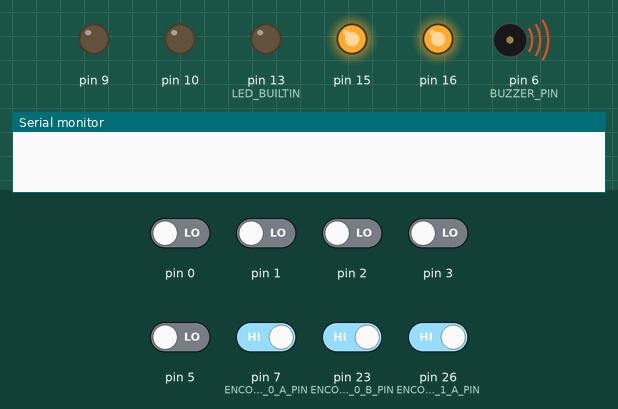
A sketch run on a simulated Arduino Mega 2560, built with avr-gcc and run on an emulated ATmega2560. Parts: output pins drawn as LEDs (lit = HIGH), buzzer (waves = sounding), the last lines printed to the serial monitor. The inputs (shaded band) are chosen by the test bench; at power-on: pin 7 (ENCODER_0_A_PIN), pin 23 (ENCODER_0_B_PIN), pin 26 (ENCODER_1_A_PIN) HIGH, pin 0–3, pin 5 LOW.

Above: at 0.1 s.
At 5.3 s:
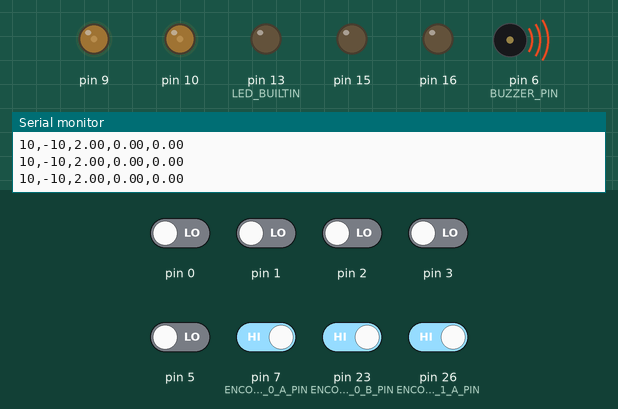
Timing chart, 0 to 40.0 s (numbered marks = the images above):
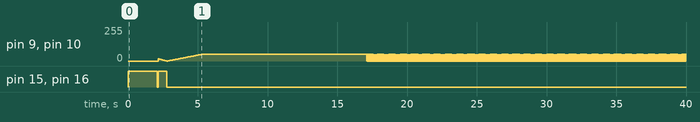

The sketch:

baselinecode.ino
```cpp
#include "Motors.h"         // Labsheet 1
#include "PID.h"            // Labsheet 1 - Advanced
#include "LineSensors.h"    // Labsheet 2
#include "Kinematics.h"     // Labsheet 4

#include "Encoders.h"     // For encoder counts

#include <Math.h>

#define BUZZER_PIN 6

//===============
//ODOMETRY DEFINITIONS
//===================

#define MAX_RESULTS 105
#define VARIABLES 5
#define STATE_RUNNING_EXPERIMENT 0
#define STATE_FINISHED_EXPERIMENT 1
#define EXPERIMENT_END_MS 15000 // 5 sec

unsigned long experiment_start;

Motors_c motors;

BumpSensors_c bumpers;

Kinematics_c pose;

PID_c right_pid;

PID_c left_pid;

////////////////PID demand and test
float demand = 0.0; // demand wheel speed

unsigned long test_ts;
# define TEST_MS 2000

// PID Scheduling
unsigned long pid_ts;
#define PID_MS 50 // Update PID every 50ms

//////////////// SPEED measurement
unsigned long right_speed_est_ts;
unsigned long left_speed_est_ts;
#define SPEED_EST_MS 10 //estimate speed every 10 ms
long last_e0 = 0;
float speed_e0 = 0;
float previous_smooth_speed_right = 1.0;

long last_e1 = 0;
float speed_e1 = 0;
float previous_smooth_speed_left = 1.0;


float alpha = 0.09;// smothening constant, a low alpha gives smoother responses, but with a bit of lag
float Kp = 30.0; // this basically gives an initial jolt to get the robot moving. this value is so high because 30 pwm is about 0.5 "speed"
float Ki = 0.1; // this pulles the pwm the rest of the way to the desired speed. this is cumulative, so don't make too high
float Kd = 0.0; // no clue what this does, not in labsheet


//============================
//GLOBAL ODOMETRY VARIABLES
//=============================

short results[MAX_RESULTS] [VARIABLES];
int results_index = 0;
int state;
unsigned long experiment_start_ts;
unsigned long record_results_ts;
unsigned long results_interval_ms;


///GLOBAL VALUES///
struct pair {
  float first, second;
};


unsigned long pose_time_stamp;

int pid_distance_threshold = 1; // threshold for rotating left and right around centre
int distance_threshold = 4; // this makes object stop at desired location
int distance_threshold_adj = 0; // this makes it target the location withought fucking up spinning. this is for close to location
float velocity_distance_threshold = 0.001; // this corrects movement pid so we dont get nan float numbers
float theta_threshold = 0.009; // was 0.3

float final_theta;

float magnet_detection_threshold = 4.0;//was 3???

int normal_speed = 30; // was


//=====================
//LED FLIPPING
//===================
bool ledState = LOW;
void setup() {


  pinMode(LED_BUILTIN, OUTPUT);
  pinMode( BUZZER_PIN, OUTPUT );


  motors.initialise();
  setupEncoder0();
  setupEncoder1();
  pose.initialise(0, 0, 0);
//
//  results_interval_ms = (EXPERIMENT_END_MS / MAX_RESULTS);
//  state = STATE_RUNNING_EXPERIMENT;

  Serial.begin(9600);
  analogWrite( BUZZER_PIN, 120 ); // on
  delay(100);
  analogWrite( BUZZER_PIN, 0 ); // off
  delay(2000);
  Serial.println(" *** READY *** ");


//  calibrate_all();

//  float radians = degree_to_radians(-30);
//  turn_to_after_calibrating(radians);


  right_pid.initialise( Kp, Ki, Kd); // kp of 50 is ok for no dampening, 300 is good for with dampening
  left_pid.initialise( Kp , Ki, Kd);

  test_ts = millis();

  right_pid.reset();
  left_pid.reset();

  right_speed_setup();
  left_speed_setup();

  experiment_start_ts = millis(); //for odometry experiment
  record_results_ts = millis();

  experiment_start = millis();
}

float degree_to_radians(float degree){
  return degree * (PI /180.0);
}

void calibrate_all(){
  unsigned long start = millis();
  unsigned long current = start;
  unsigned long previous_blink;

  while ( (current - start) < 4000) {
      //motors.setPWM(30,-30);
      unsigned long current_blink = millis();

      if ((current_blink - previous_blink) > 1000) {
        previous_blink = millis();
        flip_light();
      }

      bumpers.calibrateDigitalBumpers();
      current = millis();
  }
  motors.setPWM(0,0);
  analogWrite( BUZZER_PIN, 120 ); // on
  delay(100);
  analogWrite( BUZZER_PIN, 0 ); // off
}

void flip_light(){
  ledState = !ledState;
  digitalWrite( LED_BUILTIN, ledState);
}
//===================================
//TURNING CODE
//================================

void turn_to_after_calibrating (float target_theta) {
  unsigned long start = millis();
  unsigned long current = start;
  while ( (current - start) < 3000) {
    pose.update();
    turn_to_fixed(target_theta);
    Serial.print( pose.theta );
    Serial.print("\n");
    current = millis();
  }
  final_theta = pose.theta;
  motors.setPWM(0,0);
  analogWrite( BUZZER_PIN, 120 ); // on
  delay(100);
  analogWrite( BUZZER_PIN, 0 ); // off
}


pair pid(float desired_x, float desired_y){
  // Calculate position error
  float dx = desired_x - pose.x;
  float dy = desired_y - pose.y;

  // Calculate direction towards initial position
  float distance = sqrt(dx*dx + dy*dy);
  float V_global_x = 0.0;
  float V_global_y = 0.0;

  if (distance > pid_distance_threshold) { // Avoid division by zero
    V_global_x = dx / distance; // normalised distances
    V_global_y = dy / distance;
  }

  // Proportional gain (adjust based on testing)
  float Kp = 1.0;
  V_global_x *= Kp * distance;
  V_global_y *= Kp * distance;

  return {V_global_x, V_global_y};
}

int turn_pid(float about_x, float about_y) { // this is for turning about x and y

  pair V_global = pid( about_x, about_y);
  float V_global_x = V_global.first;
  float V_global_y = V_global.second;

  // Transform global corrective velocity to robot's frame
  float V_corrective = V_global_x * cos(pose.theta) + V_global_y * sin(pose.theta);

  int adjust = (int)V_corrective;

  return adjust;
}

void centred_right(float about_x, float about_y) { // this allows me to turn fixed about the desired location
  int base_pwm = normal_speed;
  int adjust = turn_pid( about_x,  about_y);

  // Apply correction to both motors
  int left_pwm = base_pwm + adjust;
  int right_pwm = -base_pwm + adjust;

  // Clamp PWM values to valid range (-255 to 255)
  left_pwm = constrain(left_pwm, -normal_speed, normal_speed);
  right_pwm = constrain(right_pwm, -normal_speed, normal_speed);

  motors.setPWM(left_pwm, right_pwm);
}

void centred_left(float about_x, float about_y) {
  int base_pwm = normal_speed;
  int adjust = turn_pid( about_x,  about_y);

  // Apply correction to both motors
  int left_pwm = -base_pwm + adjust;
  int right_pwm = base_pwm + adjust;

  // Clamp PWM values to valid range (-255 to 255)
  left_pwm = constrain(left_pwm, -normal_speed, normal_speed);
  right_pwm = constrain(right_pwm, -normal_speed, normal_speed);

  motors.setPWM(left_pwm, right_pwm);
}

float mod2pi(float value) { // returns a value between 0 and 2pi
    float two_pi = 2.0 * 3.14159265;
    float result = fmod(value, two_pi);
    if (result < 0) {
        result = result + two_pi;  // Ensure the result is always positive
    }
    return result;
}

float angle_from_x_y_to_xp_yp(float x, float y, float x_prime, float y_prime) {
    return atan2(y_prime - y, x_prime - x);  // Returns angle to turn to
}

void setTurn_by( float target_theta, float about_x, float about_y) { // spin fixed about x and y

  float pi = 3.14159265;

  target_theta = mod2pi( target_theta);

  float pose_theta = mod2pi( pose.theta); // current angle position mod 2*pi

  if (target_theta > pose_theta ) {
    float delta_theta = target_theta - pose_theta;
    if (delta_theta < pi) {
      //turn left
      centred_left(  about_x, about_y);
      //normal_left(); // centred instead of normal left
    }
    else {
      //turn right
      centred_right( about_x, about_y);
      //normal_right();
    }
  }
  else{
    float delta_theta = pose_theta - target_theta;
    if (delta_theta < pi) {
      //turn right
      centred_right( about_x, about_y);
      //normal_right();
    }
    else{
     //turn left /
     centred_left( about_x, about_y);
     //normal_left();
    }
  }

}

bool close_to_theta( float target_theta) { // checks if theta_target is close to pose.theta
  target_theta = mod2pi( target_theta);
  float pose_theta = mod2pi( pose.theta );
  float delta_theta = (target_theta - pose_theta);

  if ( abs( delta_theta) <= theta_threshold  ) {
    return true; // not turning because we are close enough
  }
  else {
    return false;
    }
}

void turn_to_fixed(float target_theta) {
  if ( close_to_theta( target_theta) ) {
    motors.setPWM(0,0);

  }
  else {
    // i want to initialise and fix about x and y
    setTurn_by( target_theta, 0, 0 );
  }
}

// put your main code here, to run repeatedly:
void loop() {

  forwards_constant_speed(0.2);

  if( millis() > (experiment_start_ts + 15000)){
    motors.setPWM(0,0);
    state = STATE_FINISHED_EXPERIMENT;
    }

    if(state = STATE_FINISHED_EXPERIMENT){

      }
//
//  Serial.print( final_theta );
//  Serial.print("\n");
//  pose.update();
//  float difference = bumpers.bumper_difference(); // between 0 and 1, left is 0 and right is one
//  pid_turning_and_forwards(difference, 0.2);
//  //forwards_constant_speed(0.2);
//  odometry();
}
```

Encoders.h
```cpp
/*
 *
 * This code has been completed for you and should not be changed.
 * This code will be discussed in Labsheet 4.
 *
 */

#ifndef _ENCODERS_H
#define _ENCODERS_H

#define ENCODER_0_A_PIN  7
#define ENCODER_0_B_PIN  23
#define ENCODER_1_A_PIN  26
//#define ENCODER_1_B_PIN Non-standard pin!


// Volatile Global variables used by Encoder ISR.
volatile long count_e0; // used by encoder to count the rotation
volatile byte state_e0; // used to determine quadrature state
volatile long count_e1;
volatile byte state_e1;


// This ISR handles just Encoder 1
// ISR to read the Encoder1 Channel A and B pins
// and then look up based on  transition what kind of
// rotation must have occured.
ISR( INT6_vect ) {
  // We know that the ISR is only called when a pin changes.
  // We also know only 1 pin can change at a time.
  // The XOR(AB) signal change from "Channel A" triggers ISR.

  // First, Read in the new state of the encoder pins.
  // Standard pins, so standard read functions.
  boolean e0_B = digitalRead( ENCODER_0_B_PIN ); // normal B state
  boolean e0_A = digitalRead( ENCODER_0_A_PIN ); // XOR(AB)

  // Software XOR (^) logically infers
  // the true value of A given the state of B
  e0_A = e0_A ^ e0_B;

  // Shift our (new) current readings into bit positions
  // 2 and 3 in the state variable (current state)
  // State: (bit3)  (bit2)  (bit1)   (bit0)
  // State:  new B   new A   old B   old A
  state_e0 = state_e0 | ( e0_B  << 3 );
  state_e0 = state_e0 | ( e0_A  << 2 );

  if ( state_e0 == 1 ) {
    count_e0--;
  } else if ( state_e0 == 2) {
    count_e0++;
  } else if ( state_e0 == 4) {
    count_e0++;
  } else if ( state_e0 == 7) {
    count_e0--;
  } else if ( state_e0 == 8) {
    count_e0--;
  } else if ( state_e0 == 11) {
    count_e0++;
  } else if ( state_e0 == 13) {
    count_e0++;
  } else if ( state_e0 == 14) {
    count_e0--;
  }

  // Shift the current readings (bits 3 and 2) down
  // into position 1 and 0 (to become prior readings)
  // This bumps bits 1 and 0 off to the right, "deleting"
  // them for the next ISR call.
  state_e0 = state_e0 >> 2;

}


// This ISR handles just Encoder 0
// ISR to read the Encoder0 Channel A and B pins
// and then look up based on  transition what kind of
// rotation must have occured.
ISR( PCINT0_vect ) {

  // First, Read in the new state of the encoder pins.

  // Mask for a specific pin from the port.
  // Non-standard pin, so we access the register
  // directly.
  // Reading just PINE would give us a number
  // composed of all 8 bits.  We want only bit 2.
  // B00000100 masks out all but bit 2
  // It is more portable to use the PINE2 keyword.
  boolean e1_B = PINE & (1 << PINE2);
  //boolean e1_B = PINE & B00000100;  // Does same as above.

  // Standard read from the other pin.
  boolean e1_A = digitalRead( ENCODER_1_A_PIN ); // 26 the same as A8


  e1_A = e1_A ^ e1_B;

  // Create a bitwise representation of our states
  // We do this by shifting the boolean value up by
  // the appropriate number of bits, as per our table
  // header:
  //
  // State :  (bit3)  (bit2)  (bit1)  (bit0)
  // State :  New A,  New B,  Old A,  Old B.
  state_e1 = state_e1 | ( e1_B  << 3 );
  state_e1 = state_e1 | ( e1_A  << 2 );


  // This is an inefficient way of determining
  // the direction.  However it illustrates well
  // against the lecture slides.
  if ( state_e1 == 1 ) {
    count_e1--;
  } else if ( state_e1 == 2) {
    count_e1++;
  } else if ( state_e1 == 4) {
    count_e1++;
  } else if ( state_e1 == 7) {
    count_e1--;
  } else if ( state_e1 == 8) {
    count_e1--;
  } else if ( state_e1 == 11) {
    count_e1++;
  } else if ( state_e1 == 13) {
    count_e1++;
  } else if ( state_e1 == 14) {
    count_e1--;
  }

  // Shift the current readings (bits 3 and 2) down
  // into position 1 and 0 (to become prior readings)
  // This bumps bits 1 and 0 off to the right, "deleting"
  // them for the next ISR call.
  state_e1 = state_e1 >> 2;
}


/*
   This setup routine enables interrupts for
   encoder1.  The interrupt is automatically
   triggered when one of the encoder pin changes.
   This is really convenient!  It means we don't
   have to check the encoder manually.
*/
void setupEncoder0()
{
  count_e0 = 0;

  // Setup pins for right encoder
  pinMode( ENCODER_0_A_PIN, INPUT );
  pinMode( ENCODER_0_B_PIN, INPUT );

  // initialise the recorded state of e0 encoder.
  state_e0 = 0;

  // Get initial state of encoder pins A + B
  boolean e0_A = digitalRead( ENCODER_0_A_PIN );
  boolean e0_B = digitalRead( ENCODER_0_B_PIN );
  e0_A = e0_A ^ e0_B;

  // Shift values into correct place in state.
  // Bits 1 and 0  are prior states.
  state_e0 = state_e0 | ( e0_B << 1 );
  state_e0 = state_e0 | ( e0_B << 0 );


  // Now to set up PE6 as an external interupt (INT6), which means it can
  // have its own dedicated ISR vector INT6_vector

  // Page 90, 11.1.3 External Interrupt Mask Register – EIMSK
  // Disable external interrupts for INT6 first
  // Set INT6 bit low, preserve other bits
  EIMSK = EIMSK & ~(1 << INT6);
  //EIMSK = EIMSK & B1011111; // Same as above.

  // Page 89, 11.1.2 External Interrupt Control Register B – EICRB
  // Used to set up INT6 interrupt
  EICRB |= ( 1 << ISC60 );  // using header file names, push 1 to bit ISC60
  //EICRB |= B00010000; // does same as above

  // Page 90, 11.1.4 External Interrupt Flag Register – EIFR
  // Setting a 1 in bit 6 (INTF6) clears the interrupt flag.
  EIFR |= ( 1 << INTF6 );
  //EIFR |= B01000000;  // same as above

  // Now that we have set INT6 interrupt up, we can enable
  // the interrupt to happen
  // Page 90, 11.1.3 External Interrupt Mask Register – EIMSK
  // Disable external interrupts for INT6 first
  // Set INT6 bit high, preserve other bits
  EIMSK |= ( 1 << INT6 );
  //EIMSK |= B01000000; // Same as above

}


void setupEncoder1(){

  count_e1 = 0;

  // Setting up left encoder:
  // The 3Pi board uses the pin PE2 (port E, pin 2) which is
  // very unconventional.  It doesn't have a standard
  // arduino alias (like d6, or a5, for example).
  // We set it up here with direct register access
  // Writing a 0 to a DDR sets as input
  // DDRE = Data Direction Register (Port)E
  // We want pin PE2, which means bit 2 (counting from 0)
  // PE Register bits [ 7  6  5  4  3  2  1  0 ]
  // Binary mask      [ 1  1  1  1  1  0  1  1 ]
  //
  // By performing an & here, the 0 sets low, all 1's preserve
  // any previous state.
  DDRE = DDRE & ~(1 << DDE6);
  //DDRE = DDRE & B11111011; // Same as above.

  // We need to enable the pull up resistor for the pin
  // To do this, once a pin is set to input (as above)
  // You write a 1 to the bit in the output register
  PORTE = PORTE | (1 << PORTE2 );
  //PORTE = PORTE | 0B00000100;

  // Encoder1 uses conventional pin 26
  pinMode( ENCODER_1_A_PIN, INPUT );
  digitalWrite( ENCODER_1_A_PIN, HIGH ); // Encoder 1 xor

  // initialise the recorded state of e1 encoder.
  state_e1 = 0;

  // Get initial state of encoder.
  boolean e1_B = PINE & (1 << PINE2);
  //boolean e1_B = PINE & B00000100;  // Does same as above.

  // Standard read from the other pin.
  boolean e1_A = digitalRead( ENCODER_1_A_PIN ); // 26 the same as A8

  // Some clever electronics combines the
  // signals and this XOR restores the
  // true value.
  e1_A = e1_A ^ e1_B;


  // Enable pin-change interrupt on A8 (PB4) for encoder0, and disable other
  // pin-change interrupts.
  // Note, this register will normally create an interrupt a change to any pins
  // on the port, but we use PCMSK0 to set it only for PCINT4 which is A8 (PB4)
  // When we set these registers, the compiler will now look for a routine called
  // ISR( PCINT0_vect ) when it detects a change on the pin.  PCINT0 seems like a
  // mismatch to PCINT4, however there is only the one vector servicing a change
  // to all PCINT0->7 pins.
  // See Manual 11.1.5 Pin Change Interrupt Control Register - PCICR

  // Page 91, 11.1.5, Pin Change Interrupt Control Register
  // Disable interrupt first
  PCICR = PCICR & ~( 1 << PCIE0 );
  // PCICR &= B11111110;  // Same as above

  // 11.1.7 Pin Change Mask Register 0 – PCMSK0
  PCMSK0 |= (1 << PCINT4);

  // Page 91, 11.1.6 Pin Change Interrupt Flag Register – PCIFR
  PCIFR |= (1 << PCIF0);  // Clear its interrupt flag by writing a 1.

  // Enable
  PCICR |= (1 << PCIE0);
}

#endif
```

Source omitted: Kinematics.h (3633 bytes), LineSensors.h (3889 bytes), Motors.h (4526 bytes), Odometry.ino (3666 bytes), PID.h (3595 bytes), PID_speed.ino (6539 bytes)

Measured:
- by itself, pin 15, pin 16: HIGH → LOW at 2.1 s, → HIGH 0.06 s later, → LOW 0.62 s later
